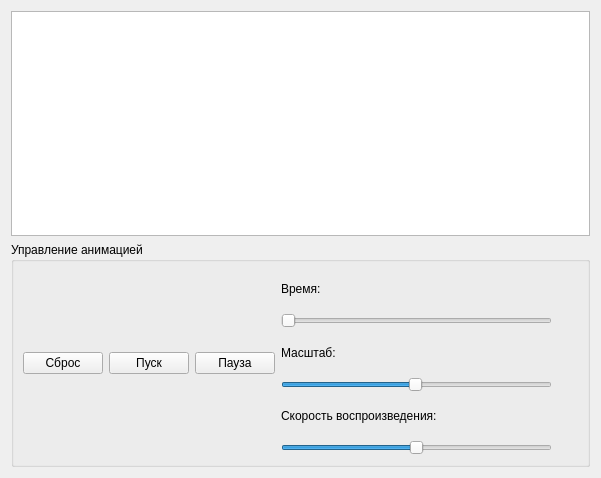
<?xml version="1.0" encoding="UTF-8"?>
<ui version="4.0">
 <class>results_visual_page</class>
 <widget class="QWidget" name="results_visual_page">
  <property name="geometry">
   <rect>
    <x>0</x>
    <y>0</y>
    <width>601</width>
    <height>478</height>
   </rect>
  </property>
  <property name="windowTitle">
   <string>Form</string>
  </property>
  <layout class="QVBoxLayout" name="verticalLayout">
   <item>
    <widget class="QGraphicsView" name="graphicsView"/>
   </item>
   <item>
    <widget class="QGroupBox" name="groupBox">
     <property name="title">
      <string>Управление анимацией</string>
     </property>
     <layout class="QHBoxLayout" name="horizontalLayout">
      <item>
       <widget class="QPushButton" name="reset_pushButton">
        <property name="text">
         <string>Сброс</string>
        </property>
       </widget>
      </item>
      <item>
       <widget class="QPushButton" name="play_pushButton">
        <property name="text">
         <string>Пуск</string>
        </property>
       </widget>
      </item>
      <item>
       <widget class="QPushButton" name="pause_pushButton">
        <property name="text">
         <string>Пауза</string>
        </property>
       </widget>
      </item>
      <item>
       <layout class="QVBoxLayout" name="verticalLayout_3">
        <item>
         <widget class="QLabel" name="label">
          <property name="text">
           <string>Время:</string>
          </property>
         </widget>
        </item>
        <item>
         <widget class="QSlider" name="time_horizontalSlider">
          <property name="orientation">
           <enum>Qt::Orientation::Horizontal</enum>
          </property>
         </widget>
        </item>
        <item>
         <widget class="QLabel" name="label_2">
          <property name="text">
           <string>Масштаб:</string>
          </property>
         </widget>
        </item>
        <item>
         <widget class="QSlider" name="scale_slider">
          <property name="minimum">
           <number>1</number>
          </property>
          <property name="maximum">
           <number>200</number>
          </property>
          <property name="value">
           <number>100</number>
          </property>
          <property name="orientation">
           <enum>Qt::Orientation::Horizontal</enum>
          </property>
         </widget>
        </item>
        <item>
         <widget class="QLabel" name="label_3">
          <property name="text">
           <string>Скорость воспроизведения:</string>
          </property>
         </widget>
        </item>
        <item>
         <widget class="QSlider" name="view_speed_slider">
          <property name="minimum">
           <number>1</number>
          </property>
          <property name="maximum">
           <number>500</number>
          </property>
          <property name="value">
           <number>250</number>
          </property>
          <property name="orientation">
           <enum>Qt::Orientation::Horizontal</enum>
          </property>
         </widget>
        </item>
       </layout>
      </item>
      <item>
       <layout class="QVBoxLayout" name="verticalLayout_2">
        <item>
         <widget class="QLabel" name="makespan_label">
          <property name="text">
           <string/>
          </property>
         </widget>
        </item>
        <item>
         <widget class="QLabel" name="time_label">
          <property name="text">
           <string/>
          </property>
         </widget>
        </item>
        <item>
         <spacer name="verticalSpacer">
          <property name="orientation">
           <enum>Qt::Orientation::Vertical</enum>
          </property>
          <property name="sizeHint" stdset="0">
           <size>
            <width>20</width>
            <height>40</height>
           </size>
          </property>
         </spacer>
        </item>
       </layout>
      </item>
     </layout>
    </widget>
   </item>
  </layout>
 </widget>
 <resources/>
 <connections/>
</ui>
